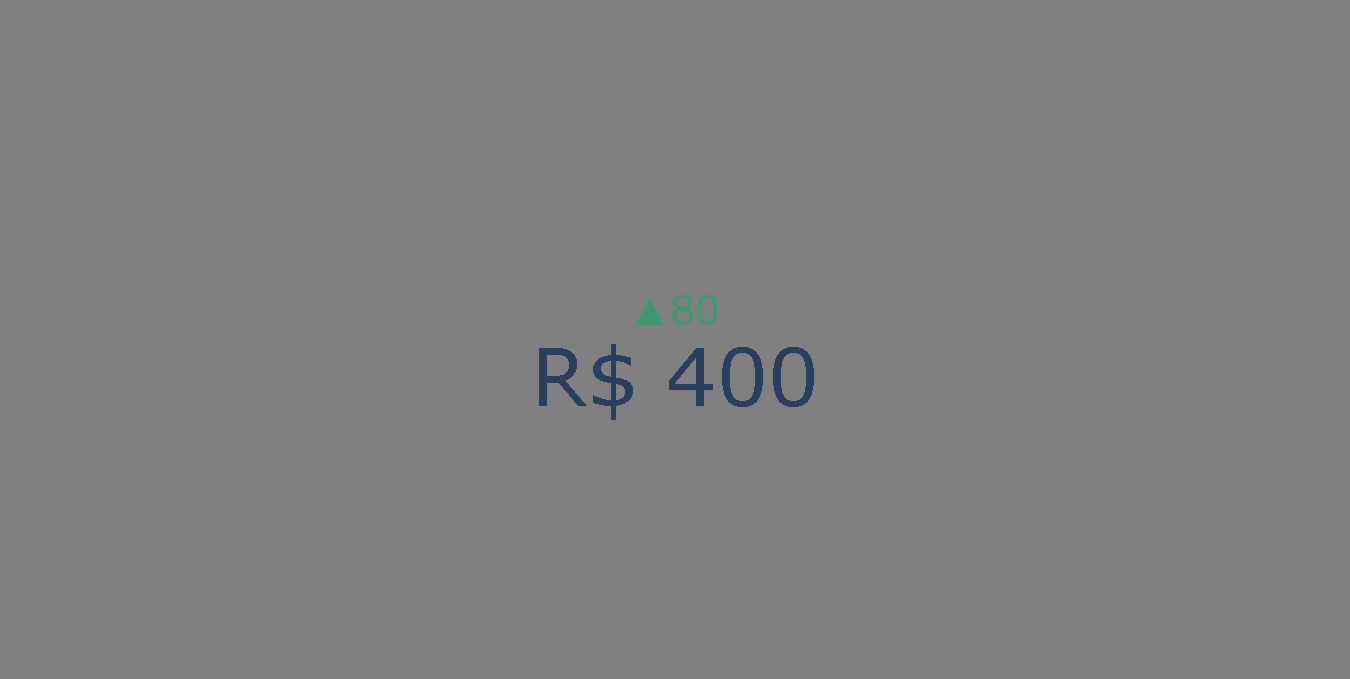

Here is the Python script that generated this plot:
import plotly.graph_objects as go

fig = go.Figure(go.Indicator(
    mode = "number+delta", # o tipo de indicador (número + triângulo de variação)
    value = 400, # valor a ser exibido, podendo ser uma variável
    number = {'prefix': "R$ "},
    delta = {'position': "top", 'reference': 320}, # nível do índice máximo da escala (esse valor definirá se houve aumento ou perda do delta)
    domain = {'x': [0, 1], 'y': [0, 1]}))

fig.update_layout(paper_bgcolor = "#808080") # cor de fundo

fig.show()
